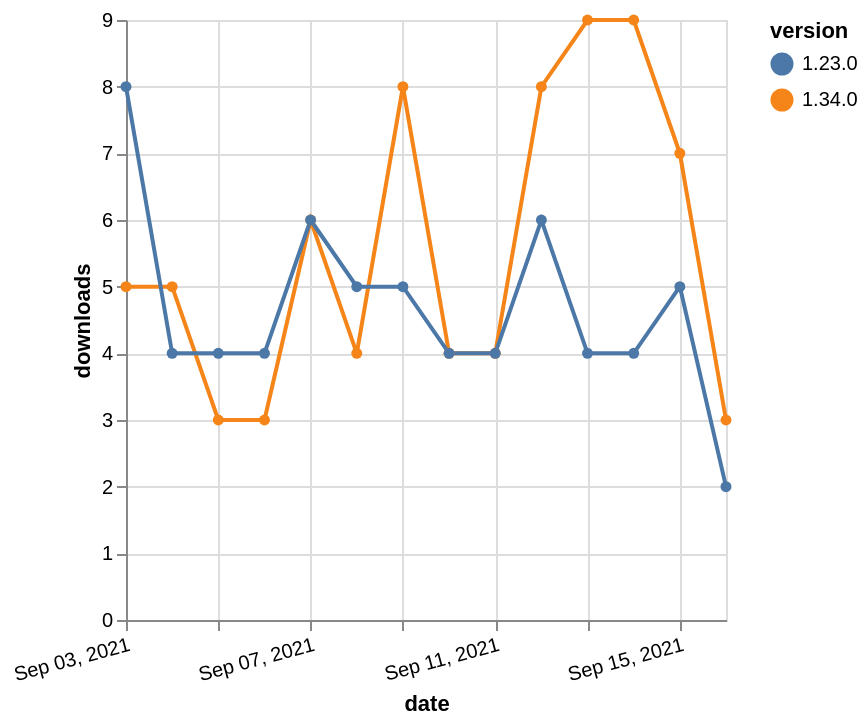

Source (Vega-Lite JSON):
### Vega-Lite specification from a JSON file in a GitHub repository (floating-point values rounded to 4 significant figures)
{"$schema": "https://vega.github.io/schema/vega-lite/v5.json", "description": "A simple bar chart with embedded data.", "data": {"values": [{"date": "2021-09-03", "total": 4960, "delta": 5, "version": "1.34.0"}, {"date": "2021-09-04", "total": 4965, "delta": 5, "version": "1.34.0"}, {"date": "2021-09-05", "total": 4968, "delta": 3, "version": "1.34.0"}, {"date": "2021-09-06", "total": 4971, "delta": 3, "version": "1.34.0"}, {"date": "2021-09-07", "total": 4977, "delta": 6, "version": "1.34.0"}, {"date": "2021-09-08", "total": 4981, "delta": 4, "version": "1.34.0"}, {"date": "2021-09-09", "total": 4989, "delta": 8, "version": "1.34.0"}, {"date": "2021-09-10", "total": 4993, "delta": 4, "version": "1.34.0"}, {"date": "2021-09-11", "total": 4997, "delta": 4, "version": "1.34.0"}, {"date": "2021-09-12", "total": 5005, "delta": 8, "version": "1.34.0"}, {"date": "2021-09-13", "total": 5014, "delta": 9, "version": "1.34.0"}, {"date": "2021-09-14", "total": 5023, "delta": 9, "version": "1.34.0"}, {"date": "2021-09-15", "total": 5030, "delta": 7, "version": "1.34.0"}, {"date": "2021-09-16", "total": 5033, "delta": 3, "version": "1.34.0"}, {"date": "2021-09-03", "total": 5718, "delta": 8, "version": "1.23.0"}, {"date": "2021-09-04", "total": 5722, "delta": 4, "version": "1.23.0"}, {"date": "2021-09-05", "total": 5726, "delta": 4, "version": "1.23.0"}, {"date": "2021-09-06", "total": 5730, "delta": 4, "version": "1.23.0"}, {"date": "2021-09-07", "total": 5736, "delta": 6, "version": "1.23.0"}, {"date": "2021-09-08", "total": 5741, "delta": 5, "version": "1.23.0"}, {"date": "2021-09-09", "total": 5746, "delta": 5, "version": "1.23.0"}, {"date": "2021-09-10", "total": 5750, "delta": 4, "version": "1.23.0"}, {"date": "2021-09-11", "total": 5754, "delta": 4, "version": "1.23.0"}, {"date": "2021-09-12", "total": 5760, "delta": 6, "version": "1.23.0"}, {"date": "2021-09-13", "total": 5764, "delta": 4, "version": "1.23.0"}, {"date": "2021-09-14", "total": 5768, "delta": 4, "version": "1.23.0"}, {"date": "2021-09-15", "total": 5773, "delta": 5, "version": "1.23.0"}, {"date": "2021-09-16", "total": 5775, "delta": 2, "version": "1.23.0"}]}, "width": "container", "mark": {"type": "line", "point": {"filled": true}}, "encoding": {"x": {"field": "date", "type": "temporal", "timeUnit": "yearmonthdate", "title": "date", "axis": {"labelAngle": -15}}, "y": {"field": "delta", "type": "quantitative", "title": "downloads"}, "color": {"field": "version", "type": "nominal"}, "tooltip": {"field": "delta"}}}
